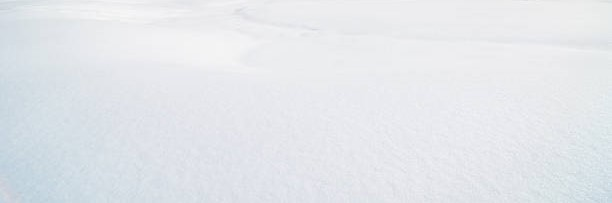
#> input picture 02-Contrast-Brightness/Data/snow.jpg, 612 x 203 px, found by its file name
$ jupyter execute 04-Contrast_snow_image_1.ipynb
#> lines starting #> are read from the running program, lines starting #| are printed output that depends on the picture
[cell 1]
import cv2
import numpy as np
import matplotlib.pyplot as plt

[cell 2]
img = cv2.cvtColor(cv2.imread("D:\Computer-Vision\Image-Processing\data\snow.jpg"),cv2.COLOR_BGR2RGB)
img_hsv = cv2.cvtColor(img, cv2.COLOR_RGB2HSV)
#> img_hsv: shape (203, 612, 3); mean H, S, V 108.1, 7.9, 235.3

[cell 3]
plt.imshow(img)
plt.show()

[cell 4]
# Histogram Stretching

[cell 5]
h,s,v = cv2.split(img_hsv)
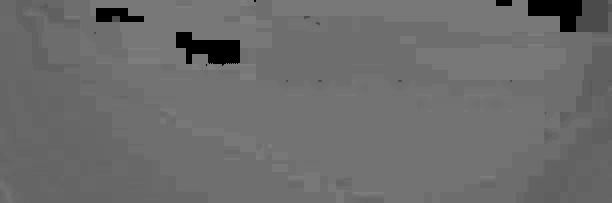
#> h: shape (203, 612); min 0, max 126, mean 108.1
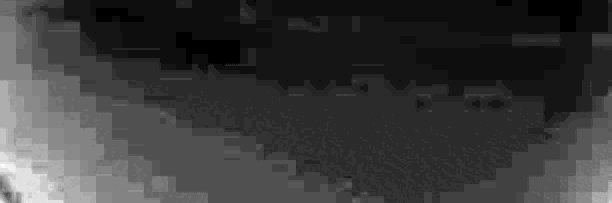
#> s: shape (203, 612); min 0, max 35, mean 7.9; drawn with min black and max white
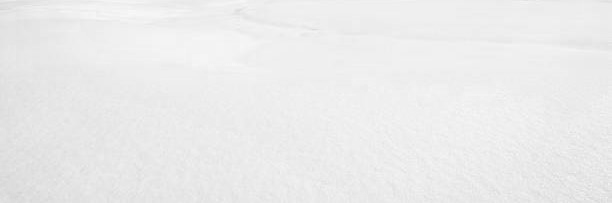
#> v: shape (203, 612); min 211, max 248, mean 235.3

[cell 6]
v_min = v.min()
#> v_min = 211
v_max = v.max()
#> v_max = 248

[cell 7]
v_min
#> Out = 211

[cell 8]
v_max
#> Out = 248

[cell 9]
plt.hist(v.reshape(-1),bins=100)
plt.show()
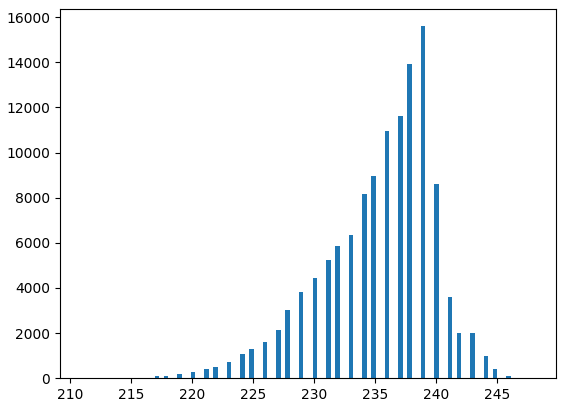
#> figure drawn by matplotlib, 1 panel; tallest bar 15597 high, from x = 238.8 to 239.1

[cell 10]
v_stretch = (((v - v_min) / (v_max - v_min)) * 255).astype('uint8')
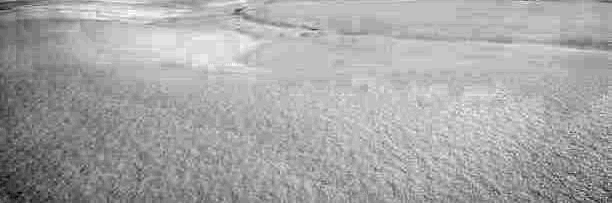
#> v_stretch: shape (203, 612); min 0, max 255, mean 166.7

[cell 11]
v_stretch.max()
#> Out = 255

[cell 12]
v_stretch.min()
#> Out = 0

[cell 13]
plt.hist(v_stretch.reshape(-1),bins=100)
plt.show()
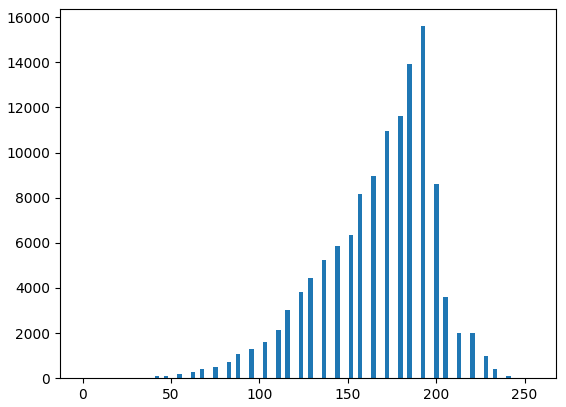
#> figure drawn by matplotlib, 1 panel; tallest bar 15597 high, from x = 191.2 to 193.8

[cell 14]
img_hsv_stretched = cv2.merge([h,s,v_stretch])
#> img_hsv_stretched: shape (203, 612, 3); mean H, S, V 108.1, 7.9, 166.7

[cell 15]
def img_hsv_show(img_hsv):
    img_show = cv2.cvtColor(img_hsv,cv2.COLOR_HSV2RGB)
    plt.imshow(img_show)
    print(f'image shape: {img_show.shape}')
#| image shape: (203, 612, 3)
    plt.show()

[cell 16]
plt.imshow(img)
plt.show()

[cell 17]
img_hsv_show(img_hsv_stretched)

[cell 18]
# Histogram Equalization

[cell 19]
v_equ = cv2.equalizeHist(v)
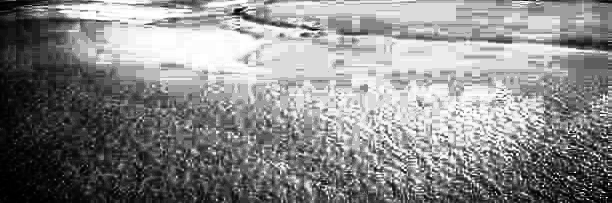
#> v_equ: shape (203, 612); min 0, max 255, mean 136.6

[cell 20]
plt.hist(v_equ.reshape(-1),bins=100)
plt.show()
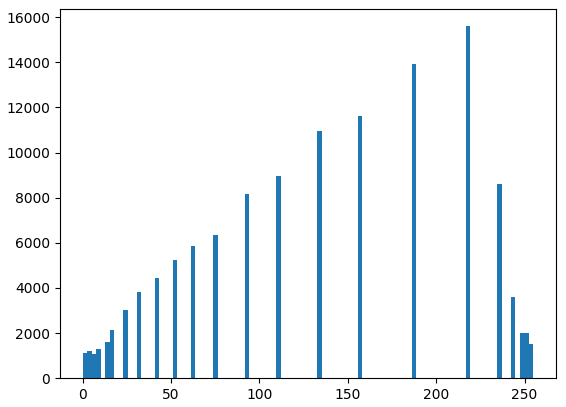
#> figure drawn by matplotlib, 1 panel; tallest bar 15597 high, from x = 216.7 to 219.3

[cell 21]
img_hsv_equ = cv2.merge([h,s,v_equ])
#> img_hsv_equ: shape (203, 612, 3); mean H, S, V 108.1, 7.9, 136.6

[cell 22]
plt.imshow(img)
plt.show()

[cell 23]
img_hsv_show(img_hsv_equ)
#| image shape: (203, 612, 3)
